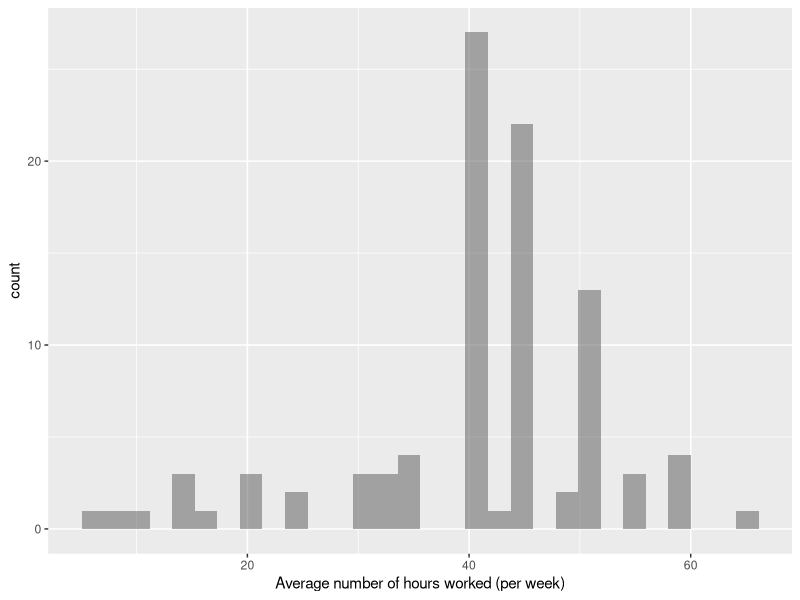

R code for this plot:
# Engage Pilot Choice Text
df_CH <- read.csv("Engage_Pilot_Choice.csv", header=FALSE,na.strings="")


  # Removing Uncessary Data
    df2_CH<-df_CH[-c(3),]
    df2_CH<-df2_CH[-c(1:17)]

  # Saving Headers
    header<-df2_CH[1:2,]
    
  # Recoding Values 

    df2_CH[ paste0("V", 18:161) ] <- 
      lapply( df2_CH[ , grepl("^V", names(df2_CH))] ,  
          function(x) {c('Strongly Disagree'=1, 'Disagree'=2, 'Slightly Disagree'=3, 'Slightly Agree'=4, 'Agree'=5, 'Strongly Agree'=6 )[as.character(x)]})

   # Combining Headers and Values
    
    df2_CH<-df2_CH[-c(1:2),]
      
    df3_CH<-rbind(header,df2_CH)
  
    
    


#Engage Pilot Numeric

df_Num <- read.csv("Engage_Pilot_Numeric.csv", header=FALSE,na.strings="")

x <- df_Num[2,]
colnames(df_Num) <- x

df2_Num<-df_Num[-c(2:3),]
df2_Num<-df2_Num[-c(1:17)]


y<-df2_Num[146]
y<-na.omit(y)
y<-y[-c(1),]

library(stringr)
library(tidyverse)

y<-gsub("\\D","",y,ignore.case = TRUE, fixed =FALSE)

hours<-as.data.frame(substr(y,1,2))

hours<-hours%>%rename(Hours=`substr(y, 1, 2)`)
hours$Hours <- as.numeric(as.character(hours$Hours))



library(ggplot2)

ggplot(hours, aes(x = Hours)) +           
  geom_histogram(alpha = 0.5, position = "identity") +
  geom_vline(aes(xintercept=mean(hours, na.rm=T)),   # Ignore NA values for mean
             color="blue", linetype="dotted", size=1) +
  labs(x="Average number of hours worked (per week)")
